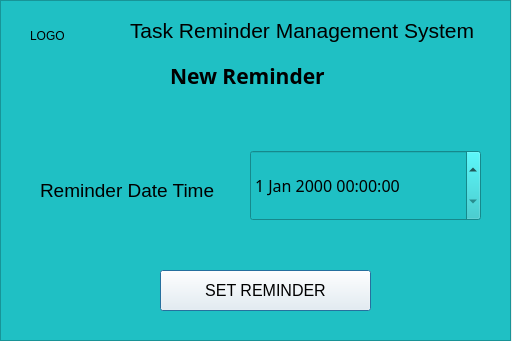
<?xml version="1.0" encoding="UTF-8"?>
<ui version="4.0">
 <class>SetNewReminderStandardUserAccountDialog</class>
 <widget class="QDialog" name="SetNewReminderStandardUserAccountDialog">
  <property name="geometry">
   <rect>
    <x>0</x>
    <y>0</y>
    <width>512</width>
    <height>341</height>
   </rect>
  </property>
  <property name="windowTitle">
   <string>TRMS - New Reminder</string>
  </property>
  <property name="windowIcon">
   <iconset resource="assets.qrc">
    <normaloff>:/images/TRMS-Logo-Without-Text.ico</normaloff>:/images/TRMS-Logo-Without-Text.ico</iconset>
  </property>
  <widget class="QFrame" name="frame">
   <property name="geometry">
    <rect>
     <x>0</x>
     <y>0</y>
     <width>511</width>
     <height>341</height>
    </rect>
   </property>
   <property name="styleSheet">
    <string notr="true">background-color: rgb(31, 192, 196);</string>
   </property>
   <property name="frameShape">
    <enum>QFrame::StyledPanel</enum>
   </property>
   <property name="frameShadow">
    <enum>QFrame::Raised</enum>
   </property>
   <widget class="QLabel" name="label">
    <property name="geometry">
     <rect>
      <x>170</x>
      <y>50</y>
      <width>201</width>
      <height>51</height>
     </rect>
    </property>
    <property name="font">
     <font>
      <family>Malgun Gothic</family>
      <pointsize>16</pointsize>
      <weight>75</weight>
      <bold>true</bold>
     </font>
    </property>
    <property name="text">
     <string>New Reminder</string>
    </property>
   </widget>
   <widget class="QLabel" name="reminderDateTime_label">
    <property name="geometry">
     <rect>
      <x>40</x>
      <y>170</y>
      <width>181</width>
      <height>41</height>
     </rect>
    </property>
    <property name="font">
     <font>
      <family>Segoe UI</family>
      <pointsize>14</pointsize>
      <weight>50</weight>
      <bold>false</bold>
     </font>
    </property>
    <property name="text">
     <string>Reminder Date Time</string>
    </property>
   </widget>
   <widget class="QLabel" name="label_3">
    <property name="geometry">
     <rect>
      <x>130</x>
      <y>10</y>
      <width>351</width>
      <height>41</height>
     </rect>
    </property>
    <property name="font">
     <font>
      <pointsize>16</pointsize>
     </font>
    </property>
    <property name="text">
     <string>Task Reminder Management System</string>
    </property>
   </widget>
   <widget class="QPushButton" name="setReminder_pushButton">
    <property name="geometry">
     <rect>
      <x>160</x>
      <y>270</y>
      <width>211</width>
      <height>41</height>
     </rect>
    </property>
    <property name="font">
     <font>
      <family>MS Shell Dlg 2</family>
      <pointsize>12</pointsize>
      <weight>50</weight>
      <bold>false</bold>
     </font>
    </property>
    <property name="styleSheet">
     <string notr="true">background-color: rgb(248, 248, 248);</string>
    </property>
    <property name="text">
     <string>SET REMINDER</string>
    </property>
   </widget>
   <widget class="QLabel" name="logo_label">
    <property name="geometry">
     <rect>
      <x>30</x>
      <y>10</y>
      <width>81</width>
      <height>51</height>
     </rect>
    </property>
    <property name="text">
     <string>LOGO</string>
    </property>
   </widget>
   <widget class="QDateTimeEdit" name="reminderDateTime_dateTimeEdit">
    <property name="geometry">
     <rect>
      <x>250</x>
      <y>150</y>
      <width>231</width>
      <height>71</height>
     </rect>
    </property>
    <property name="font">
     <font>
      <family>Microsoft YaHei UI Light</family>
      <pointsize>12</pointsize>
      <weight>50</weight>
      <bold>false</bold>
     </font>
    </property>
   </widget>
  </widget>
 </widget>
 <resources>
  <include location="assets.qrc"/>
 </resources>
 <connections/>
</ui>
